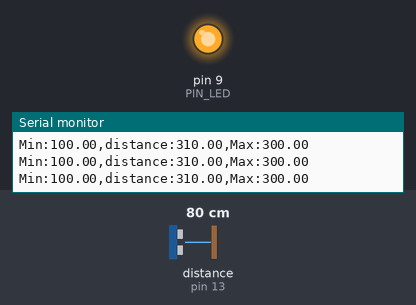
Bench run of a sketch on a simulated Arduino Uno, built with avr-gcc and run on an emulated ATmega328P. On the bench: output pins drawn as LEDs (lit = HIGH), the last lines printed to the serial monitor. Wiring (inferred from the names in the program): ultrasonic range finder: trigger pin 12; echo pin 13. The inputs (shaded band) are chosen by the test bench; at power-on: distance to the obstacle (sensor on pin 13) 80 cm. The echo pulse lasts 58.3 µs per cm; pins used as bus, display or sensor lines are not drawn.

Above: at 1.2 s.
1.3 s: distance to the obstacle (sensor on pin 13) set to 34 cm
2.8 s: distance to the obstacle (sensor on pin 13) set to 30 cm
At 4.0 s:
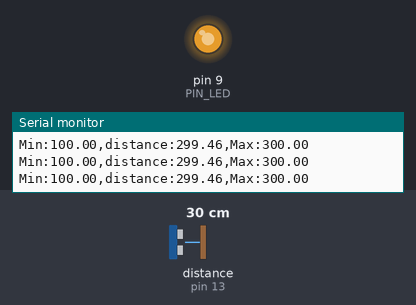
4.3 s: distance to the obstacle (sensor on pin 13) set to 18 cm
At 5.1 s:
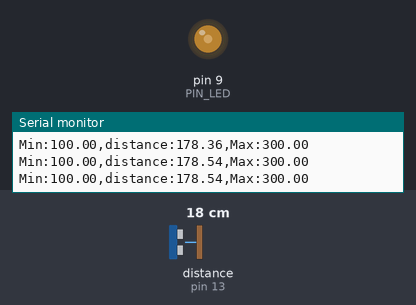
Timing chart, 0 to 7.3 s (numbered marks = the images above; inputs shaded):
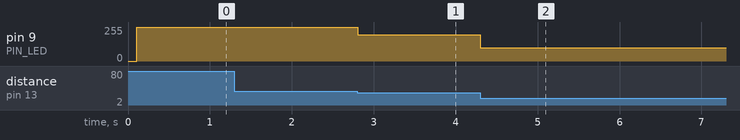

The sketch:

08_example_2.ino
```cpp
// Arduino pin assignment
#define PIN_LED  9
#define PIN_TRIG 12   // sonar sensor TRIGGER
#define PIN_ECHO 13   // sonar sensor ECHO

// configurable parameters
#define SND_VEL 346.0     // sound velocity at 24 celsius degree (unit: m/sec)
#define INTERVAL 100      // sampling interval (unit: msec)
#define PULSE_DURATION 10 // ultra-sound Pulse Duration (unit: usec)
#define _DIST_MIN 100.0   // minimum distance to be measured (unit: mm)
#define _DIST_MAX 300.0   // maximum distance to be measured (unit: mm)

#define TIMEOUT ((INTERVAL / 2) * 1000.0) // maximum echo waiting time (unit: usec)
#define SCALE (0.001 * 0.5 * SND_VEL) // coefficent to convert duration to distance

unsigned long last_sampling_time;   // unit: msec

void setup() {
  // initialize GPIO pins
  pinMode(PIN_LED, OUTPUT);
  pinMode(PIN_TRIG, OUTPUT);  // sonar TRIGGER
  pinMode(PIN_ECHO, INPUT);   // sonar ECHO
  digitalWrite(PIN_TRIG, LOW);  // turn-off Sonar

  // initialize serial port
  Serial.begin(57600);
}

void loop() {
  float distance;

  // wait until next sampling time.
  // millis() returns the number of milliseconds since the program started.
  //    will overflow after 50 days.
  if (millis() < (last_sampling_time + INTERVAL))
    return;

  distance = USS_measure(PIN_TRIG, PIN_ECHO); // read distance

  if ((distance == 0.0) || (distance > _DIST_MAX)) {
      distance = _DIST_MAX + 10.0;    // Set Higher Value
      digitalWrite(PIN_LED, 1);       // LED OFF
  } else if (distance < _DIST_MIN) {
      distance = _DIST_MIN - 10.0;    // Set Lower Value
      digitalWrite(PIN_LED, 1);       // LED OFF
  } else if (distance > 100 && distance < 200) {
      analogWrite(PIN_LED, 255 - (long)(distance-100)*(255/100));
  } else {
      analogWrite(PIN_LED, (long)(distance-200)*(255/100));
  }

  // output the distance to the serial port
  Serial.print("Min:");        Serial.print(_DIST_MIN);
  Serial.print(",distance:");  Serial.print(distance);
  Serial.print(",Max:");       Serial.print(_DIST_MAX);
  Serial.println("");

  delay(50);

  // update last sampling time
  last_sampling_time += INTERVAL;
}

// get a distance reading from USS. return value is in millimeter.
float USS_measure(int TRIG, int ECHO)
{
  digitalWrite(TRIG, HIGH);
  delayMicroseconds(PULSE_DURATION);
  digitalWrite(TRIG, LOW);

  return pulseIn(ECHO, HIGH, TIMEOUT) * SCALE; // unit: mm

  // Pulse duration to distance conversion example (target distance = 17.3m)
  // - pulseIn(ECHO, HIGH, timeout) returns microseconds (음파의 왕복 시간)
  // - 편도 거리 = (pulseIn() / 1,000,000) * SND_VEL / 2 (미터 단위)
  //   mm 단위로 하려면 * 1,000이 필요 ==>  SCALE = 0.001 * 0.5 * SND_VEL
  //
  // - 예, pusseIn()이 100,000 이면 (= 0.1초, 왕복 거리 34.6m)
  //        = 100,000 micro*sec * 0.001 milli/micro * 0.5 * 346 meter/sec
  //        = 100,000 * 0.001 * 0.5 * 346
  //        = 17,300 mm  ==> 17.3m
}
```

Measured:
- the behaviour switches between 31 and 30 cm on distance to the obstacle (sensor on pin 13) (found by bisection; images 0 and 1)
- after the input at 2.8 s, pin 9 (PIN_LED): 255/255 → 198/255 at once
- after the input at 4.3 s, pin 9 (PIN_LED): 198/255 → 99/255 at once
